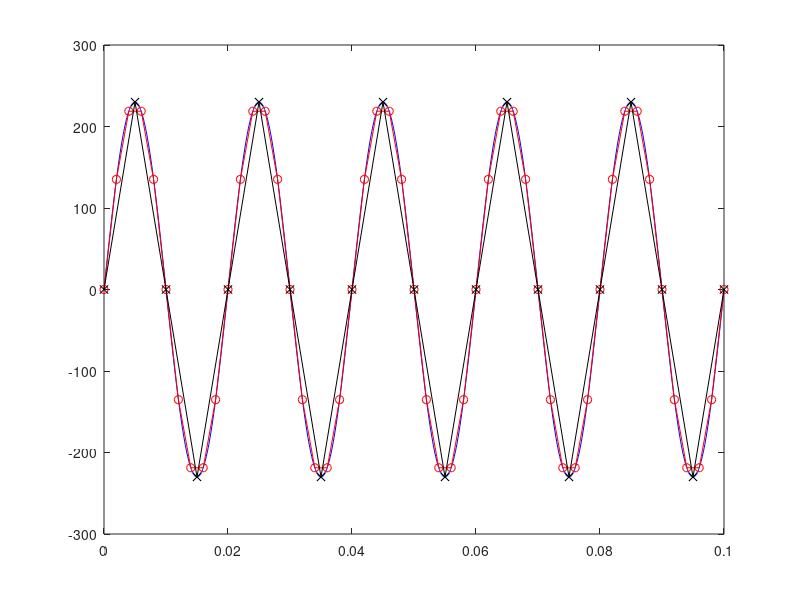
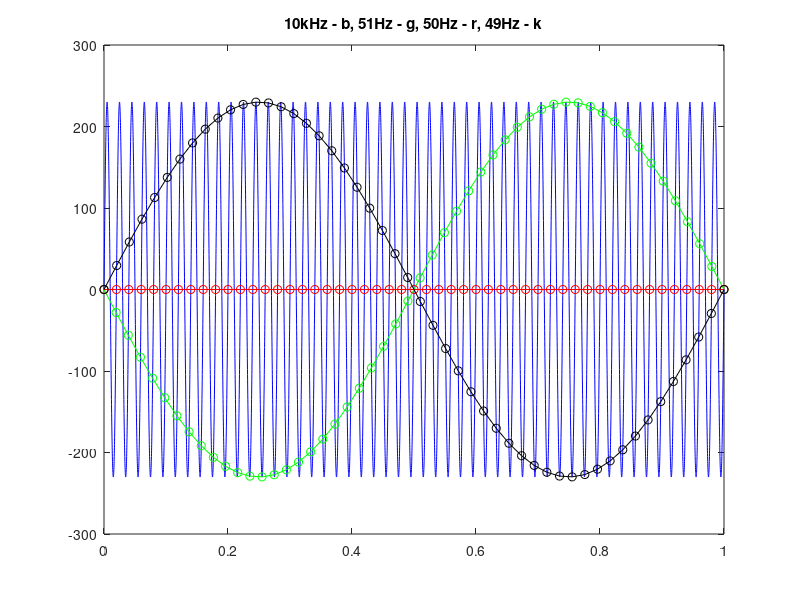
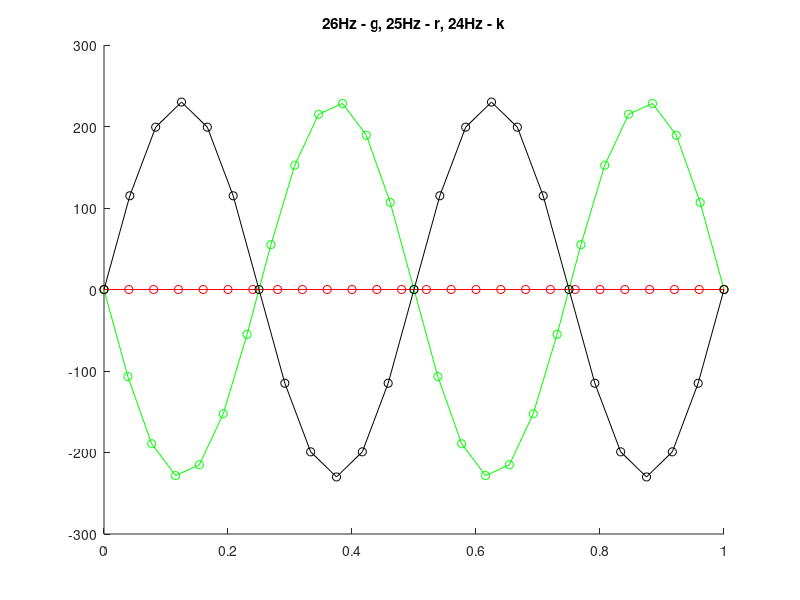
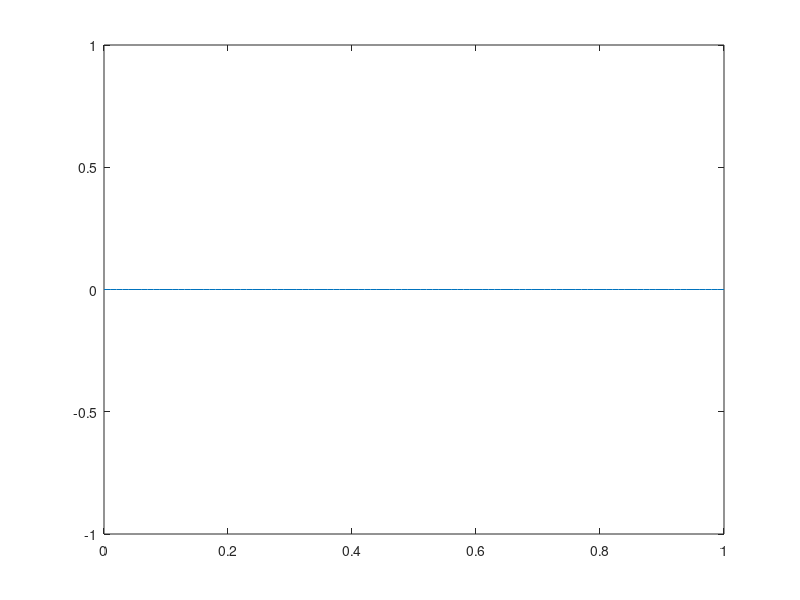

The MATLAB source for these figures, in order: (Note: this script raises an error after producing the figures.)
%A
n1 = 0:1000;
n2 = 0:50;
n3 = 0:20;
dt1 = 1/10000;
dt2 = 1/500;
dt3 = 1/200;
A = 230;
f = 50;
y1 = A*sin(2*pi*50*dt1*n1); %probka x200 w T
y2 = A*sin(2*pi*50*dt2*n2); %probka x10 w T
y3 = A*sin(2*pi*50*dt3*n3); %probka x4 w T
plot(dt1*n1, y1, "b-");
hold on
plot(dt2*n2, y2, "r-o");
plot(dt3*n3, y3, "k-x");

%B

n1 = 0:10000;
n2 = 0:51;
n3 = 0:50;
n4 = 0:49;
dt1 = 1/10000;
dt2 = 1/51;
dt3 = 1/50;
dt4 = 1/49;
y1 = A*sin(2*pi*50*dt1*n1); %probka x200 w T
y2 = A*sin(2*pi*50*dt2*n2); %probka 50/51 troche szybciej niz T
y3 = A*sin(2*pi*50*dt3*n3); %probka 50/50 co T
y4 = A*sin(2*pi*50*dt4*n4); %probka 50/49 troche wolniej niz T
figure;
plot(dt1*n1, y1, "b-");
hold on
plot(dt2*n2, y2, "g-o");
plot(dt3*n3, y3, "r-o");
plot(dt4*n4, y4, "k-o");
title("10kHz - b, 51Hz - g, 50Hz - r, 49Hz - k")
t1 = 0:1/26:1;
t2 = 0:1/25:1;
t3 = 0:1/24:1;
y5 = A*sin(2*pi*50*t1);
y6 = A*sin(2*pi*50*t2);
y7 = A*sin(2*pi*50*t3);
figure
hold on                                                        
plot(t1, y5, "g-o")
plot(t2, y6, "r-o")
plot(t3, y7, "k-o")
title("26Hz - g, 25Hz - r, 24Hz - k")
%C

fs = 100;
dt = 1/100;
n = 0:100;
t = dt*n;
counter = 1;
freq1 = [];
freq2 = [];
color = ["g-o", "r-o", "k-o"];
figure;
for i = 0:5:300
    plot(t, sin(2*pi*i*t))
    title(counter, "sin");
    pause();
    counter = counter + 1;
    if mod(i,100) == 5
       freq1 = [freq1, i]; 
    
    elseif mod(i, 100) == 95
        freq2 = [freq2, i];
    end
end
figure
for i = 1:3
    plot(t, sin(2*pi*freq1(i)*t), color(i))
    hold on
end
title("5, 105, 205, sin")
figure
for i = 1:3
    plot(t, sin(2*pi*freq2(i)*t), color(i))
    hold on
end
title("95, 195, 295, sin")

figure 
plot(t, sin(2*pi*freq1(2)*t), "g-x")
hold on
plot(t, sin(2*pi*freq2(1)*t), "b-x")
title("95, 105 sin")

figure;
for i = 0:5:300
    plot(t, cos(2*pi*i*t))
    title(counter, "cos");
    pause();
    counter = counter + 1;
    if mod(i,100) == 5
       freq1 = [freq1, i]; 
    
    elseif mod(i, 100) == 95
        freq2 = [freq2, i];
    end
end  
figure
for i = 1:3
    plot(t, cos(2*pi*freq1(i)*t), color(i))
    hold on
end
title("5, 105, 205, cos")
figure
for i = 1:3
    plot(t, cos(2*pi*freq2(i)*t), color(i))
    hold on
end
title("95, 195, 295, cos")

figure 
plot(t, cos(2*pi*freq1(2)*t), "g-x")
hold on
plot(t, cos(2*pi*freq2(1)*t), "b-x")
title("95, 105, sin")
